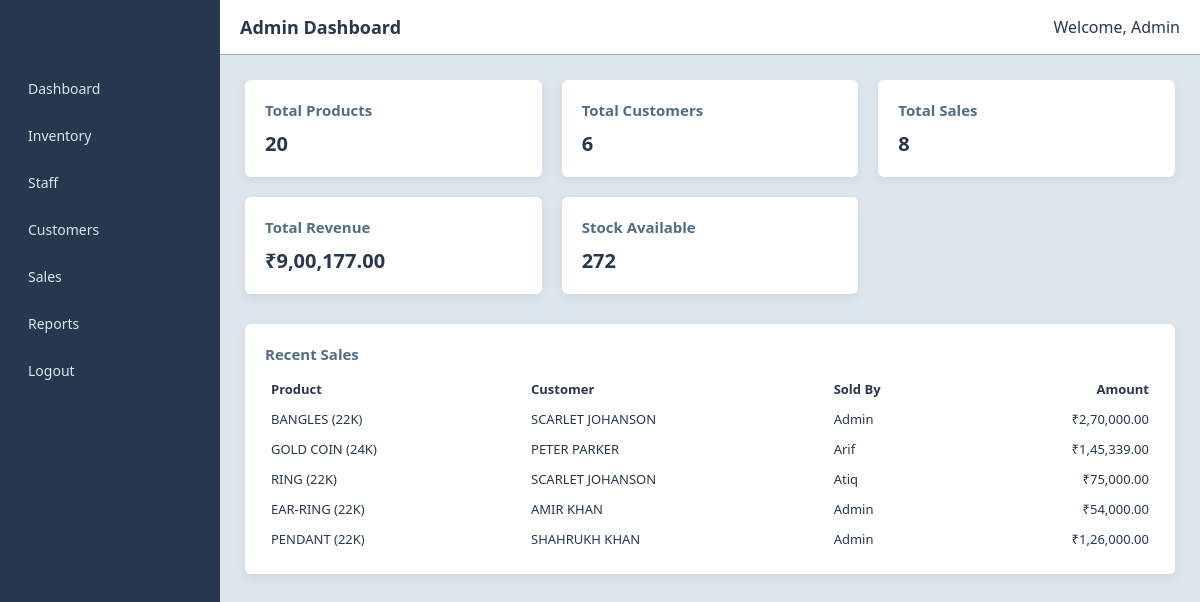
Screenshot of /admin/dashboard.php with the database file from the repository.
### tables this page shows
CREATE TABLE `sales` (
  `id` int(11) NOT NULL,
  `customer_id` int(11) NOT NULL,
  `product_id` int(11) NOT NULL,
  `quantity` int(11) NOT NULL,
  `total_amount` decimal(10,2) NOT NULL,
  `sold_by` varchar(20) DEFAULT NULL,
  `created_at` timestamp NOT NULL DEFAULT current_timestamp()
);

CREATE TABLE `products` (
  `id` int(11) NOT NULL,
  `item_name` varchar(100) NOT NULL,
  `category` varchar(50) NOT NULL,
  `weight` decimal(10,2) NOT NULL,
  `price` decimal(10,2) NOT NULL,
  `quantity` int(11) NOT NULL,
  `created_at` timestamp NOT NULL DEFAULT current_timestamp()
);

CREATE TABLE `customers` (
  `id` int(11) NOT NULL,
  `name` varchar(100) DEFAULT NULL,
  `phone` varchar(20) DEFAULT NULL,
  `email` varchar(100) DEFAULT NULL,
  `address` varchar(255) DEFAULT NULL
);

### config/helpers.php (called while the page is built, shortened)
<?php
function formatINR($amount) {
    $amount = (string) $amount;
    $decimal = "";
    if (strpos($amount, '.') !== false) {
        list($amount, $decimal) = explode('.', $amount);
        $decimal = "." . substr($decimal, 0, 2);
    }
    $last3 = substr($amount, -3);
    $rest  = substr($amount, 0, -3);
    if ($rest !== '') {
        $rest = preg_replace("/\B(?=(\d{2})+(?!\d))/", ",", $rest);
        return $rest . "," . $last3 . $decimal;
    }
    return $last3 . $decimal;
}

### admin/dashboard.php (the view, shortened to what this page needs)
<?php
include("../config/db.php");
include("../config/helpers.php");
$resProducts = mysqli_query($conn, "SELECT COUNT(*) AS total FROM products");
$productsData = mysqli_fetch_assoc($resProducts);
$resCustomers = mysqli_query($conn, "SELECT COUNT(*) AS total FROM customers");
$customersData = mysqli_fetch_assoc($resCustomers);
$resSales = mysqli_query($conn, "SELECT COUNT(*) AS total FROM sales");
$salesData = mysqli_fetch_assoc($resSales);
$resRevenue = mysqli_query($conn, "SELECT SUM(total_amount) AS revenue FROM sales");
$revenueData = mysqli_fetch_assoc($resRevenue);
$resStock = mysqli_query($conn, "SELECT SUM(quantity) AS stock FROM products");
$stockData = mysqli_fetch_assoc($resStock);
$recentSales = mysqli_query($conn, "
    SELECT
        sales.total_amount,
        sales.sold_by,
        sales.created_at,
        products.item_name,
        customers.name AS customer_name
    FROM sales
    JOIN products ON sales.product_id = products.id
    JOIN customers ON sales.customer_id = customers.id
    ORDER BY sales.id DESC
    LIMIT 5
");
?>
<!DOCTYPE html>
<html>
<head>
    <link rel="stylesheet" href="../assets/css/base.css">
    <link rel="stylesheet" href="../assets/css/admin.css">
</head>
<body>
    <div class="dashboard">
        <div class="sidebar">
            <h3>JSMS Admin</h3>
            <a href="dashboard.php">Dashboard</a>
            <a href="inventory.php">Inventory</a>
            <a href="staff.php">Staff</a>
            <a href="customers.php">Customers</a>
            <a href="sales.php">Sales</a>
            <a href="reports.php">Reports</a>
            <a href="../logout/logout.php">Logout</a>
        </div>
        <div class="main-content">
            <div class="header">
                <h2>Admin Dashboard</h2>
                <span>Welcome, Admin</span>
            </div>
            <div class="content">
                <div class="card-container">
                    <div class="card">
                        <h4>Total Products</h4>
                        <p><?php echo $productsData['total']; ?></p>
                    </div>
                    <div class="card">
                        <h4>Total Customers</h4>
                        <p><?php echo $customersData['total']; ?></p>
                    </div>
                    <div class="card">
                        <h4>Total Sales</h4>
                        <p><?php echo $salesData['total']; ?></p>
                    </div>
                    <div class="card">
                        <h4>Total Revenue</h4>
                        <p>₹<?php echo formatINR($revenueData['revenue']); ?></p>
                    </div>
                    <div class="card">
                        <h4>Stock Available</h4>
                        <p><?php echo $stockData['stock'] ?? 0; ?></p>
                    </div>
                </div>
                <div class="card" style="margin-top:30px;">
                    <h4>Recent Sales</h4>
                    <table style="width:100%; font-size:13px; border-collapse:collapse;">
                        <tr>
                            <th style="text-align:left; padding:6px;">Product</th>
                            <th style="text-align:left; padding:6px;">Customer</th>
                            <th style="text-align:left; padding:6px;">Sold By</th>
                            <th style="text-align:right; padding:6px;">Amount</th>
                        </tr>
                        <?php while ($row = mysqli_fetch_assoc($recentSales)) { ?>
                            <tr>
                                <td style="padding:6px;"><?php echo $row['item_name']; ?></td>
                                <td style="padding:6px;"><?php echo $row['customer_name']; ?></td>
                                <td style="padding:6px;"><?php echo ucfirst($row['sold_by']); ?></td>
                                <td style="padding:6px; text-align:right;">
                                    ₹<?php echo formatINR($row['total_amount']); ?>
                                </td>
                            </tr>
                        <?php } ?>
                    </table>
                </div>
            </div>
        </div>
    </div>
</body>
</html>

### assets/css/base.css (style rules this page uses)
* { margin: 0; padding: 0; box-sizing: border-box; font-family: "Segoe UI", Arial, sans-serif; }
body { background: #DDE6ED; color: #27374D; }
h1, h2, h3 { color: #27374D; }

### assets/css/admin.css (style rules this page uses)
.dashboard { display: flex; min-height: 100vh; }
.sidebar { width: 220px; background: #27374D; color: #ffffff; padding: 20px; }
.sidebar h3 { margin-bottom: 25px; font-size: 18px; text-align: center; }
.sidebar a { display: block; color: #DDE6ED; text-decoration: none; padding: 10px 8px; border-radius: 4px; font-size: 14px; margin-bottom: 8px; }
.main-content { flex: 1; background: #DDE6ED; }
.header { background: #ffffff; padding: 15px 20px; border-bottom: 1px solid #9DB2BF; display: flex; justify-content: space-between; align-items: center; }
.header h2 { font-size: 18px; color: #27374D; }
.content { padding: 25px; }
.card-container { display: grid; grid-template-columns: repeat(auto-fit, minmax(220px, 1fr)); gap: 20px; }
.card { background: #ffffff; padding: 20px; border-radius: 6px; box-shadow: 0 4px 10px rgba(39, 55, 77, 0.08); }
.card h4 { margin-bottom: 10px; font-size: 15px; color: #526D82; }
.card p { font-size: 20px; font-weight: bold; color: #27374D; }

### rows the page displays
sales: product.item_name "BANGLES (22K)", customer.name "SCARLET JOHANSON", sold_by "Admin", total_amount "2,70,000.00"
sales: product.item_name "GOLD COIN (24K)", customer.name "PETER PARKER", sold_by "Arif", total_amount "1,45,339.00"
sales: product.item_name "RING (22K)", customer.name "SCARLET JOHANSON", sold_by "Atiq", total_amount "75,000.00"
sales: product.item_name "EAR-RING (22K)", customer.name "AMIR KHAN", sold_by "Admin", total_amount "54,000.00"
sales: product.item_name "PENDANT (22K)", customer.name "SHAHRUKH KHAN", sold_by "Admin", total_amount "1,26,000.00"

### other values shown
$productsData['total'] "20"
$customersData['total'] "6"
$salesData['total'] "8"
formatINR($revenueData['revenue']) "9,00,177.00"
$stockData['stock'] "272"
